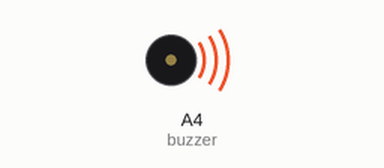
A sketch run on a simulated Arduino Uno, built with avr-gcc and run on an emulated ATmega328P. Shown: buzzer (waves = sounding).

Above: at 0.1 s.
At 86.3 s:
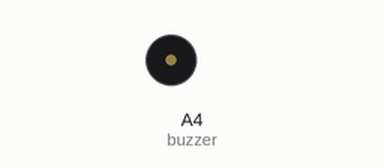
Timing chart, 0 to 87.8 s (numbered marks = the images above):
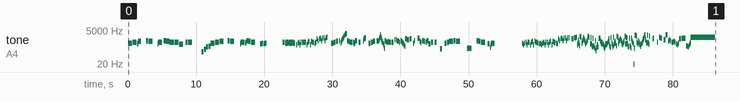

The sketch:

Qilin_s_Prance.ino
```cpp
// GENSHIN IMPACT 甘雨 角色演示 OST "麟躍幽岩" / Ganyu's Character Demo OST "Qilin's Prance"

#include <avr/pgmspace.h>

#define NOTE_B0  31
#define NOTE_C1  33
#define NOTE_CS1 35
#define NOTE_D1  37
#define NOTE_DS1 39
#define NOTE_E1  41
#define NOTE_F1  44
#define NOTE_FS1 46
#define NOTE_G1  49
#define NOTE_GS1 52
#define NOTE_A1  55
#define NOTE_AS1 58
#define NOTE_B1  62
#define NOTE_C2  65
#define NOTE_CS2 69
#define NOTE_D2  73
#define NOTE_DS2 78
#define NOTE_E2  82
#define NOTE_F2  87
#define NOTE_FS2 93
#define NOTE_G2  98
#define NOTE_GS2 104
#define NOTE_A2  110
#define NOTE_AS2 117
#define NOTE_B2  123
#define NOTE_C3  131
#define NOTE_CS3 139
#define NOTE_D3  147
#define NOTE_DS3 156
#define NOTE_E3  165
#define NOTE_F3  175
#define NOTE_FS3 185
#define NOTE_G3  196
#define NOTE_GS3 208
#define NOTE_A3  220
#define NOTE_AS3 233
#define NOTE_B3  247
#define NOTE_C4  262
#define NOTE_CS4 277
#define NOTE_D4  294
#define NOTE_DS4 311
#define NOTE_E4  330
#define NOTE_F4  349
#define NOTE_FS4 370
#define NOTE_G4  392
#define NOTE_GS4 415
#define NOTE_A4  440
#define NOTE_AS4 466
#define NOTE_B4  494
#define NOTE_C5  523
#define NOTE_CS5 554
#define NOTE_D5  587
#define NOTE_DS5 622
#define NOTE_E5  659
#define NOTE_F5  698
#define NOTE_FS5 740
#define NOTE_G5  784
#define NOTE_GS5 831
#define NOTE_A5  880
#define NOTE_AS5 932
#define NOTE_B5  988
#define NOTE_C6  1047
#define NOTE_CS6 1109
#define NOTE_D6  1175
#define NOTE_DS6 1245
#define NOTE_E6  1319
#define NOTE_F6  1397
#define NOTE_FS6 1480
#define NOTE_G6  1568
#define NOTE_GS6 1661
#define NOTE_A6  1760
#define NOTE_AS6 1865
#define NOTE_B6  1976
#define NOTE_C7  2093
#define NOTE_CS7 2217
#define NOTE_D7  2349
#define NOTE_DS7 2489
#define NOTE_E7  2637
#define NOTE_F7  2794
#define NOTE_FS7 2960
#define NOTE_G7  3136
#define NOTE_GS7 3322
#define NOTE_A7  3520
#define NOTE_AS7 3729
#define NOTE_B7  3951
#define NOTE_C8  4186
#define NOTE_CS8 4435
#define NOTE_D8  4699
#define NOTE_DS8 4978
#define NOTE_E8  5274
#define NOTE_F8  5588
#define NOTE_FS8 5920
#define NOTE_G8  6272
#define NOTE_GS8 6645
#define NOTE_A8  7074
#define NOTE_AS8 7459
#define NOTE_B8  7902
#define REST 0

int tempo = 90;
int buzzer = A4;

const int melody[] PROGMEM = {
  NOTE_D5,4,NOTE_F5,4,NOTE_C5,32,NOTE_D5,32,NOTE_G5,5,REST,4,NOTE_A5,8,NOTE_G5,4,REST,4,NOTE_C5,32,NOTE_E5,4,REST,16,NOTE_A5,6,NOTE_G5,6,
  NOTE_F5,4,NOTE_E5,4,NOTE_B4,4,REST,8,NOTE_E5,8,NOTE_E5,4,REST,2,NOTE_D3,8,NOTE_A3,8,NOTE_E4,8,NOTE_F4,8,NOTE_D5,4,NOTE_F5,4,NOTE_G5,4,REST,8,REST,16,NOTE_A5,8,NOTE_G5,4,REST,4,REST,16,
  NOTE_C5,32,NOTE_E5,4,NOTE_D5,32,NOTE_E5,32,NOTE_A5,8,NOTE_G5,8,NOTE_E5,4,REST,8,  REST,8  ,NOTE_C5,8,NOTE_D5,16,NOTE_C5,16,NOTE_D5,8,REST,2,REST,4,REST,8,NOTE_E5,8,
  NOTE_D5,32,NOTE_E5,32,NOTE_D5,32,NOTE_E5,32,NOTE_D5,32,NOTE_E5,32,NOTE_D5,32,NOTE_E5,32,
  NOTE_D5,32,NOTE_E5,32,NOTE_D5,32,NOTE_E5,32,NOTE_D5,32,NOTE_E5,32,NOTE_D5,32,NOTE_E5,32,NOTE_D5,16,REST,16,
  NOTE_A4,16,NOTE_D5,16,NOTE_E5,16,NOTE_A4,16,NOTE_E5,16,NOTE_F5,8,NOTE_E5,16,NOTE_F5,16,NOTE_A4,16,NOTE_F5,16,NOTE_G5,16,NOTE_A4,16,
  NOTE_G5,16,NOTE_F5,16,NOTE_E5,16,NOTE_D5,16,NOTE_F5,16,NOTE_D6,16,NOTE_A5,16,NOTE_D6,16,NOTE_E6,16,NOTE_A5,16,
  NOTE_E6,16,NOTE_F6,16,NOTE_A5,16,NOTE_F6,16,NOTE_G6,32,REST,32,REST,16,REST,8,
  NOTE_D5,8,NOTE_F5,8,NOTE_G5,8,REST,16,NOTE_A5,16,NOTE_DS5,32,NOTE_G5,32,NOTE_AS5,32,NOTE_D6,32,NOTE_DS6,32,NOTE_G6,32,NOTE_AS6,32,NOTE_D7,32,NOTE_E7,8,
  NOTE_A5,16,NOTE_G5,16,NOTE_F5,8,NOTE_E5,16,NOTE_E5,32,NOTE_CS5,32,NOTE_D5,32,NOTE_F5,32,NOTE_A5,8,REST,16,NOTE_E5,16,NOTE_E5,16,REST,8,
  NOTE_A5,32,NOTE_D6,32,NOTE_E6,32,NOTE_F6,32,NOTE_E6,32,REST,32,REST,8,NOTE_D5,8,NOTE_F5,8,NOTE_G5,8,REST,16,NOTE_A5,16,
  NOTE_G5,32,NOTE_AS5,32,NOTE_D6,32,NOTE_G6,32,NOTE_D7,32,NOTE_G6,32,NOTE_D6,32,NOTE_G5,32,NOTE_E5,32,NOTE_C5,32,NOTE_G4,32,NOTE_C4,32,
  NOTE_A5,16,NOTE_G5,16,   NOTE_F5,16,       NOTE_G5,32,NOTE_F5,32,NOTE_E5,8,NOTE_E5,8,REST,16,NOTE_C6,16,NOTE_C6,16,
  NOTE_G5,16,NOTE_A5,16,NOTE_F5,16,NOTE_A5,32,NOTE_G5,32,NOTE_FS5,32,NOTE_DS5,32,NOTE_D5,32,NOTE_C5,32,NOTE_A4,32,NOTE_FS4,32,
  NOTE_D6,8,NOTE_C6,8,NOTE_D6,8,REST,16,NOTE_D5,16,NOTE_A5,16,REST,8,NOTE_E6,8,NOTE_G5,16,NOTE_F5,16,
  NOTE_A5,8,NOTE_G5,16,NOTE_E5,16,NOTE_A5,8,NOTE_C5,8,NOTE_E5,8,REST,16,NOTE_E5,16,NOTE_E5,16,REST,8,REST,16,NOTE_B3,8,REST,8,
  NOTE_D5,8,NOTE_F5,8,NOTE_G5,4,NOTE_A5,8,NOTE_G5,4,REST,4,REST,8,NOTE_C4,4,REST,4,NOTE_A5,8,NOTE_G5,8,NOTE_E5,4,REST,8,NOTE_C5,8,NOTE_D4,32,NOTE_A4,32,NOTE_D5,5,REST,-1,
  NOTE_D5,16,NOTE_A4,16,NOTE_D5,16,NOTE_E5,16,NOTE_A4,16,NOTE_E5,16,NOTE_F5,16,NOTE_A4,16,NOTE_F5,16,NOTE_G5,16,NOTE_A4,16,
  NOTE_G5,16,NOTE_F5,16,NOTE_E5,16,NOTE_D5,16,NOTE_C5,16,NOTE_D5,16,NOTE_A4,16,NOTE_D5,16,NOTE_E5,16,NOTE_A4,16,NOTE_E5,16,NOTE_F5,16,NOTE_A4,16,
  NOTE_E5,16,NOTE_G5,16,NOTE_A4,16,NOTE_G5,16,NOTE_F5,16,NOTE_E5,16,NOTE_D5,16,NOTE_C5,16,NOTE_D6,16,NOTE_A5,16,NOTE_D6,16,NOTE_E6,16,NOTE_A5,16,
  NOTE_E6,16,NOTE_F6,16,NOTE_A5,16,NOTE_E6,16,NOTE_F6,16,REST,8,NOTE_D6,8,NOTE_F6,8,
  NOTE_G6,32,NOTE_AS4,32,NOTE_D5,32,NOTE_AS5,32,NOTE_D5,32,NOTE_G4,32,NOTE_A6,16,NOTE_G6,32,NOTE_D5,32,NOTE_G5,32,NOTE_AS5,32,NOTE_F6,32,
  NOTE_D6,32,NOTE_AS5,32,NOTE_G5,32,NOTE_C5,32,NOTE_E5,32,NOTE_G5,32,NOTE_C6,32,NOTE_A6,32,REST,32,NOTE_G6,32,REST,32,NOTE_C5,32,
  NOTE_F6,32,NOTE_C5,32,NOTE_G4,32,NOTE_E4,32,NOTE_E6,32,NOTE_G4,32,NOTE_E4,32,NOTE_C4,32,NOTE_A5,32,NOTE_F3,32,NOTE_C4,32,NOTE_E4,32,NOTE_A4,32,NOTE_E4,32,NOTE_E6,16,
  NOTE_E6,32,NOTE_A5,32,NOTE_E5,32,NOTE_C5,32,NOTE_E5,32,NOTE_C5,32,NOTE_A4,32,NOTE_E4,32,NOTE_C4,32,NOTE_E4,32,NOTE_A4,32,NOTE_C5,32,NOTE_A4,32,
  NOTE_C5,32,NOTE_F5,32,NOTE_A5,32,NOTE_D6,32,NOTE_A4,32,NOTE_F4,32,NOTE_D4,32,NOTE_F6,32,NOTE_D5,32,NOTE_A4,32,NOTE_E4,32,NOTE_G6,32,NOTE_AS4,32,
  NOTE_D5,32,NOTE_G5,32,NOTE_D5,32,NOTE_G4,32,NOTE_A6,16,NOTE_G6,32,NOTE_D5,32,NOTE_G5,32,NOTE_AS5,32,NOTE_D6,32,
  NOTE_AS5,32,NOTE_G5,32,NOTE_D5,32,NOTE_A4,32,NOTE_CS5,32,NOTE_E5,32,NOTE_G5,32,NOTE_A6,32,NOTE_CS5,32,NOTE_G6,32,
  NOTE_CS5,32,NOTE_F6,32,NOTE_CS5,32,NOTE_F4,32,NOTE_E4,32,NOTE_E6,32,NOTE_G4,32,NOTE_E4,32,NOTE_CS4,32,NOTE_E6,32,
  NOTE_A5,32,NOTE_E5,32,NOTE_C5,32,A4,32,NOTE_C4,32,NOTE_C7,16,NOTE_C7,32,NOTE_A6,32,NOTE_E5,32,NOTE_C5,32,
  NOTE_A5,32,NOTE_E5,32,NOTE_C5,32,NOTE_A4,32,NOTE_F4,32,NOTE_B4,32,NOTE_D5,32,NOTE_F5,32,NOTE_B5,32,NOTE_D6,32,
  NOTE_F6,32,NOTE_B6,32,NOTE_D7,32,NOTE_B5,32,NOTE_F5,32,NOTE_D5,32,NOTE_C7,32,NOTE_F5,32,NOTE_D5,32,NOTE_B4,32,NOTE_A6,16,REST,8,
  NOTE_D6,32,NOTE_E6,32,REST,8,REST,16,NOTE_E5,16,REST,32,NOTE_G6,16,NOTE_F6,16,NOTE_E6,16,REST,16,NOTE_C6,8,NOTE_D7,8,
  NOTE_G5,16,NOTE_C6,16,NOTE_A5,16,NOTE_F5,16,NOTE_E5,16,NOTE_G5,16,NOTE_F5,16,NOTE_C5,16,NOTE_A4,16,NOTE_D5,16,NOTE_D6,8,NOTE_E6,4,
  NOTE_G4,16,NOTE_F4,16,NOTE_E4,32,NOTE_A4,32,NOTE_C5,32,NOTE_E5,32,NOTE_G6,-1,

};

int notes = sizeof(melody) / sizeof(melody[0]) / 2;
int wholenote = (60000 * 4) / tempo;

void playMelody(const int melody[], int notes, int wholenote) {
  for (int thisNote = 0; thisNote < notes * 2; thisNote += 2) {

    int pitch = pgm_read_word(&melody[thisNote]);
    int divider = pgm_read_word(&melody[thisNote + 1]);

    int noteDuration;

    if (divider > 0) {
      // 正常音符
      noteDuration = wholenote / divider;
    } else {
      // 負音符（1.5倍）
      noteDuration = wholenote / abs(divider);
      noteDuration = noteDuration * 1.5;
    }

    tone(buzzer, pitch, noteDuration * 0.9);
    delay(noteDuration);
    noTone(buzzer);
  }
}

void setup() {
  playMelody(melody, notes, wholenote);
}

void loop() {
}
```
